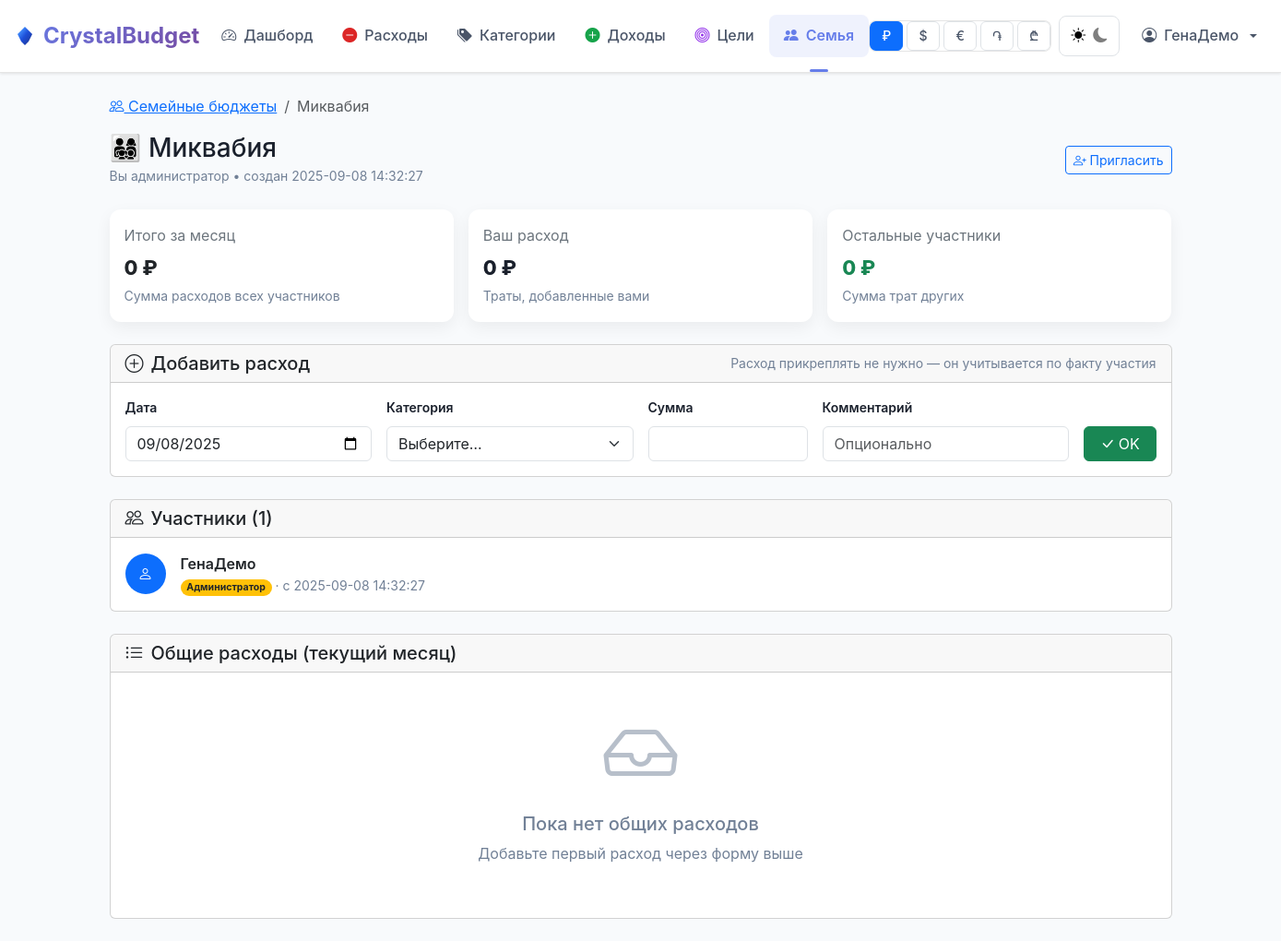
Before: /shared-budgets/1 (signed in) with the older database file.
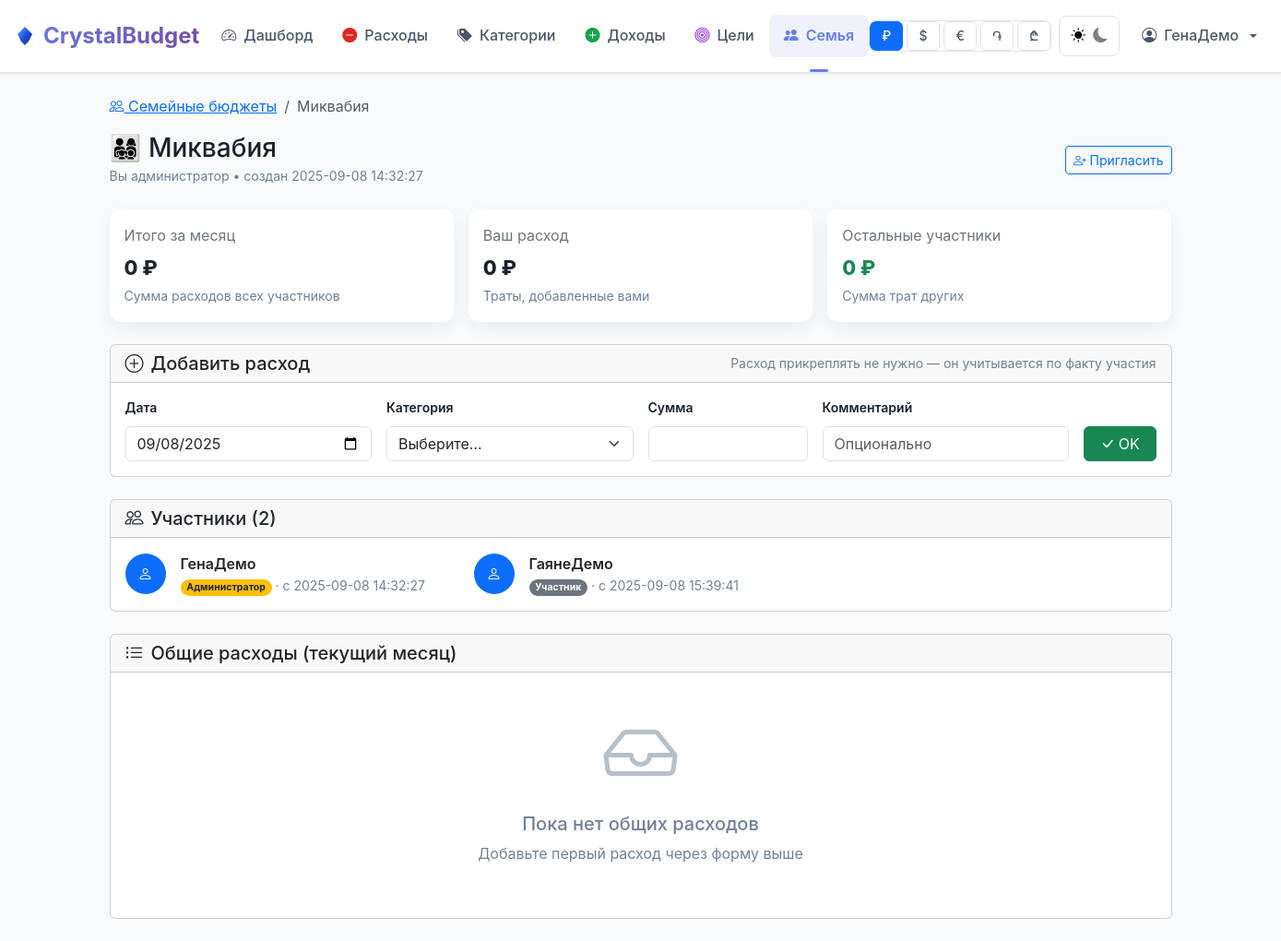
After: the same page with the newer database file.
### tables this page shows
CREATE TABLE users (
            id INTEGER PRIMARY KEY AUTOINCREMENT,
            email TEXT UNIQUE NOT NULL,
            name TEXT NOT NULL,
            password_hash TEXT NOT NULL,
            created_at TEXT DEFAULT CURRENT_TIMESTAMP
        , timezone TEXT DEFAULT 'UTC', locale TEXT DEFAULT 'ru', default_currency TEXT DEFAULT 'RUB', theme TEXT DEFAULT 'light', avatar_path TEXT);

CREATE TABLE shared_budgets (
              id INTEGER PRIMARY KEY AUTOINCREMENT,
              name TEXT NOT NULL,
              creator_id INTEGER NOT NULL REFERENCES users(id) ON DELETE CASCADE,
              invite_code TEXT UNIQUE NOT NULL,
              created_at TIMESTAMP DEFAULT CURRENT_TIMESTAMP
            );

CREATE TABLE shared_budget_members (
              id INTEGER PRIMARY KEY AUTOINCREMENT,
              shared_budget_id INTEGER NOT NULL REFERENCES shared_budgets(id) ON DELETE CASCADE,
              user_id INTEGER NOT NULL REFERENCES users(id) ON DELETE CASCADE,
              role TEXT DEFAULT 'member',
              joined_at TIMESTAMP DEFAULT CURRENT_TIMESTAMP,
              UNIQUE(shared_budget_id, user_id)
            );

### app.py (the view)
@app.route('/shared-budgets/<int:budget_id>')
@login_required
def shared_budget_detail(budget_id):
    conn = get_db()
    user_id = session['user_id']
    cursor = conn.execute("""
    SELECT sb.*, sbm.role
    FROM shared_budgets sb
    JOIN shared_budget_members sbm ON sb.id = sbm.shared_budget_id
    WHERE sb.id = ? AND sbm.user_id = ?
    """, (budget_id, user_id))
    budget = cursor.fetchone()
    if not budget:
        flash('Бюджет не найден или у вас нет доступа', 'error')
        return redirect(url_for('shared_budgets'))
    cursor = conn.execute("""
    SELECT u.name AS username, sbm.role, sbm.joined_at
    FROM shared_budget_members sbm
    JOIN users u ON sbm.user_id = u.id
    WHERE sbm.shared_budget_id = ?
    ORDER BY sbm.joined_at ASC
    """, (budget_id,))
    members = cursor.fetchall()
    cursor = conn.execute("""
    SELECT e.amount, e.currency, e.note AS description, e.date, c.name AS category_name, u.name AS username
    FROM expenses e
    JOIN categories c ON e.category_id = c.id
    JOIN users u ON e.user_id = u.id
    JOIN shared_budget_members sbm ON u.id = sbm.user_id
    WHERE sbm.shared_budget_id = ?
    AND strftime('%Y-%m', e.date) = strftime('%Y-%m', 'now')
    ORDER BY e.date DESC, e.id DESC
    LIMIT 50
    """, (budget_id,))
    recent_expenses = cursor.fetchall()
    categories = conn.execute(
        "SELECT id, name FROM categories WHERE user_id=? ORDER BY name", (user_id,)
    ).fetchall()
    today = datetime.now().strftime("%Y-%m-%d")
    conn.close()
    return render_template('shared_budget_detail.html',
                         budget=budget,
                         members=members,
                         recent_expenses=recent_expenses,
                         categories=categories,
                         today=today)

### templates/shared_budget_detail.html (shortened to what this page needs)
{% extends "base.html" %}
{% block content %}
<nav aria-label="breadcrumb" class="mb-3">
  <ol class="breadcrumb">
    <li class="breadcrumb-item"><a href="{{ url_for('shared_budgets') }}"><i class="bi bi-people"></i> Семейные бюджеты</a></li>
    <li class="breadcrumb-item active" aria-current="page">{{ budget.name }}</li>
  </ol>
</nav>
<div class="d-flex justify-content-between align-items-center mb-4">
  <div>
    <h1 class="h3 m-0">👨‍👩‍👧‍👦 {{ budget.name }}</h1>
    <small class="text-muted">
      {% if budget.role == 'admin' %}Вы администратор{% else %}Участник{% endif %} • создан {{ budget.created_at|default('') }}
    </small>
  </div>
  {% if budget.role == 'admin' %}
  <button class="btn btn-outline-primary btn-sm" data-bs-toggle="modal" data-bs-target="#inviteModal">
    <i class="bi bi-person-plus"></i> Пригласить
  </button>
  {% endif %}
</div>
{% set total_sum = recent_expenses|map(attribute='amount')|sum %}
{% set my_sum = (recent_expenses|selectattr('username','equalto', session.name)|map(attribute='amount')|sum) if session.name else 0 %}
{% set others_sum = total_sum - my_sum %}
<div class="row g-3 mb-4">
  <div class="col-md-4">
    <div class="card kpi-card">
      <div class="card-body">
        <div class="kpi-label mb-1">Итого за месяц</div>
        <div class="kpi-value">
          {{ total_sum|format_amount }} <span class="currency-display">{{ currency_symbol }}</span>
        </div>
        <small class="text-muted">Сумма расходов всех участников</small>
      </div>
    </div>
  </div>
  <div class="col-md-4">
    <div class="card kpi-card">
      <div class="card-body">
        <div class="kpi-label mb-1">Ваш расход</div>
        <div class="kpi-value text-primary">
          {{ my_sum|format_amount }} <span class="currency-display">{{ currency_symbol }}</span>
        </div>
        <small class="text-muted">Траты, добавленные вами</small>
      </div>
    </div>
  </div>
  <div class="col-md-4">
    <div class="card kpi-card">
      <div class="card-body">
        <div class="kpi-label mb-1">Остальные участники</div>
        <div class="kpi-value {{ 'text-danger' if others_sum>my_sum else 'text-success' }}">
          {{ others_sum|format_amount }} <span class="currency-display">{{ currency_symbol }}</span>
        </div>
        <small class="text-muted">Сумма трат других</small>
      </div>
    </div>
  </div>
</div>
<div class="card mb-4">
  <div class="card-header">
    <div class="d-flex align-items-center justify-content-between">
      <h5 class="m-0"><i class="bi bi-plus-circle me-2"></i>Добавить расход</h5>
      <small class="text-muted">Расход прикреплять не нужно — он учитывается по факту участия</small>
    </div>
  </div>
  <div class="card-body">
    {% if categories and categories|length %}
    <form method="POST" action="{{ url_for('expenses') }}">
      <div class="row g-3 align-items-end">
        <div class="col-md-3">
          <label class="form-label">Дата</label>
          <input type="date" name="date" class="form-control" value="{{ today }}" required>
        </div>
        <div class="col-md-3">
          <label class="form-label">Категория</label>
          <select name="category_id" class="form-select" required>
            <option value="">Выберите…</option>
          </select>
        </div>
        <div class="col-md-2">
          <label class="form-label">Сумма</label>
          <input type="number" name="amount" step="0.01" min="0.01" inputmode="decimal" class="form-control" required>
        </div>
        <div class="col-md-3">
          <label class="form-label">Комментарий</label>
          <input type="text" name="note" class="form-control" placeholder="Опционально">
        </div>
        <div class="col-md-1 d-grid">
          <button class="btn btn-success"><i class="bi bi-check-lg me-1"></i>OK</button>
        </div>
      </div>
    </form>
    {% else %}
      <div class="alert alert-info mb-0">
        У вас пока нет категорий. Создайте их на странице <a class="alert-link" href="{{ url_for('categories') }}">«Категории»</a>.
      </div>
    {% endif %}
  </div>
</div>
<div class="card mb-4">
  <div class="card-header"><h5 class="m-0"><i class="bi bi-people me-2"></i>Участники ({{ members|length }})</h5></div>
  <div class="card-body">
    <div class="row g-3">
      {% for m in members %}
      <div class="col-md-6 col-lg-4">
        <div class="d-flex align-items-center gap-3">
          <div class="avatar"><i class="bi bi-person"></i></div>
          <div>
            <div class="fw-semibold">{{ m.username }}</div>
            <div class="small text-muted">
              <span class="badge badge-role {% if m.role=='admin' %}bg-warning text-dark{% else %}bg-secondary{% endif %}">
                {{ 'Администратор' if m.role=='admin' else 'Участник' }}
              </span>
              · с {{ m.joined_at|format_date_with_day }}
            </div>
          </div>
        </div>
      </div>
      {% endfor %}
    </div>
  </div>
</div>
<div class="card">
  <div class="card-header"><h5 class="m-0"><i class="bi bi-list-ul me-2"></i>Общие расходы (текущий месяц)</h5></div>
  <div class="card-body">
    {% if recent_expenses and recent_expenses|length %}
    <div class="table-responsive">
      <table class="table table-hover align-middle">
        <thead><tr>
          <th>Участник</th><th>Дата</th><th>Категория</th><th>Описание</th>
          <th class="text-end">Сумма</th>
        </tr></thead>
        <tbody>
          {% for e in recent_expenses %}
          <tr>
            <td>
              <div class="d-flex align-items-center gap-2">
                <div class="avatar avatar-sm"><i class="bi bi-person"></i></div>
                {{ e.username }}
              </div>
            </td>
            <td>{{ e.date|format_date_with_day }}</td>
            <td><span class="badge bg-secondary">{{ e.category_name }}</span></td>
            <td>{{ e.description or '-' }}</td>
            <td class="text-end fw-semibold">
              {% if e.currency %}
                <span data-amount="{{ e.amount }}" data-currency="{{ e.currency }}">{{ e.amount|format_amount }}</span>
                <span class="currency-display">{{ currency_symbol }}</span>
              {% else %}
                {{ e.amount|format_amount }} <span class="currency-display">{{ currency_symbol }}</span>
              {% endif %}
            </td>
          </tr>
          {% endfor %}
        </tbody>
        <tfoot>
          <tr>
            <th colspan="4" class="text-end">Итого</th>
            <th class="text-end">
              {{ total_sum|format_amount }} <span class="currency-display">{{ currency_symbol }}</span>
            </th>
          </tr>
        </tfoot>
      </table>
    </div>
    {% else %}
      <div class="text-center py-4">
        <i class="bi bi-inbox display-1 text-muted opacity-50"></i>
        <h5 class="text-muted mt-3">Пока нет общих расходов</h5>
        <p class="text-muted">Добавьте первый расход через форму выше</p>
      </div>
    {% endif %}
  </div>
</div>
{% endblock %}

### templates/base.html (shortened to what this page needs)
<!DOCTYPE html>
<html lang="ru">
<head>
  <link href="https://cdn.jsdelivr.net/npm/bootstrap@5.3.3/dist/css/bootstrap.min.css" rel="stylesheet" />
  <link href="https://cdn.jsdelivr.net/npm/bootstrap-icons@1.11.3/font/bootstrap-icons.css" rel="stylesheet" />
  <link rel="stylesheet" href="{{ url_for('static', filename='css/clean-theme.css') }}" />
  <link rel="stylesheet" href="{{ url_for('static', filename='css/improved-visual-hierarchy.css') }}" />
</head>
<body data-auth="{{ '1' if session.user_id else '0' }}">
  {% if session.user_id %}
  <nav class="navbar navbar-expand-lg navbar-light navbar-modern" aria-label="Главная навигация">
    <div class="container-fluid">
      <a class="navbar-brand-modern" href="{{ url_for('dashboard') }}" aria-label="CrystalBudget — на дашборд">
        CrystalBudget
      </a>
      <div class="d-none d-lg-flex collapse navbar-collapse" id="navbarNav">
        <ul class="navbar-nav me-auto">
          <li class="nav-item"><a class="nav-link-modern {% if request.endpoint == 'dashboard' %}active{% endif %}" href="{{ url_for('dashboard') }}"><i class="bi bi-speedometer2"></i> Дашборд</a></li>
          <li class="nav-item"><a class="nav-link-modern {% if request.endpoint == 'expenses' %}active{% endif %}" href="{{ url_for('expenses') }}"><i class="bi bi-dash-circle-fill cb-text-expense"></i> Расходы</a></li>
          <li class="nav-item"><a class="nav-link-modern {% if request.endpoint == 'categories' %}active{% endif %}" href="{{ url_for('categories') }}"><i class="bi bi-tags-fill"></i> Категории</a></li>
          <li class="nav-item"><a class="nav-link-modern " href="{{ url_for('income_page') }}"><i class="bi bi-plus-circle-fill cb-text-income"></i> Доходы</a></li>
          <li class="nav-item"><a class="nav-link-modern {% if request.endpoint == 'goals' %}active{% endif %}" href="{{ url_for('goals') }}"><i class="bi bi-bullseye cb-text-goal"></i> Цели</a></li>
          <li class="nav-item"><a class="nav-link-modern {% if request.endpoint in ['shared_budgets','shared_budget_detail'] %}active{% endif %}" href="{{ url_for('shared_budgets') }}"><i class="bi bi-people-fill"></i> Семья</a></li>
        </ul>
        <ul class="navbar-nav align-items-center">
          <li class="nav-item me-2" aria-label="Выбор валюты">
            <div class="currency-selector" role="group" aria-label="Валюта">
              <button class="currency-option" id="curr-rub"  onclick="setCurrency('RUB')" type="button" aria-pressed="true">₽</button>
              <button class="currency-option" id="curr-usd"  onclick="setCurrency('USD')" type="button" aria-pressed="false">$</button>
              <button class="currency-option" id="curr-eur"  onclick="setCurrency('EUR')" type="button" aria-pressed="false">€</button>
              <button class="currency-option" id="curr-amd"  onclick="setCurrency('AMD')" type="button" aria-pressed="false">֏</button>
              <button class="currency-option" id="curr-gel"  onclick="setCurrency('GEL')" type="button" aria-pressed="false">₾</button>
            </div>
          </li>
          <li class="nav-item me-2">
            <button class="theme-toggle-btn" type="button" onclick="toggleTheme()" aria-label="Переключить тему">
              <i class="bi bi-sun-fill" id="light-icon"></i>
              <i class="bi bi-moon-fill" id="dark-icon"></i>
            </button>
          </li>
          <li class="nav-item dropdown">
            <a class="nav-link-modern dropdown-toggle" href="#" role="button" data-bs-toggle="dropdown" aria-expanded="false">
              <i class="bi bi-person-circle"></i> {{ session.name or session.email }}
            </a>
          </li>
        </ul>
      </div>
    </div>
  </nav>
  {% endif %}
  <main id="main" class="container-modern py-4" tabindex="-1">
    {% block content %}{% endblock %}
    <div class="toast-container position-fixed top-0 end-0 p-3" id="toastContainer" aria-live="polite" aria-atomic="true"></div>
  </main>
</body>
</html>

Changed rows visible on the page:
added shared_budget_members: username "ГаянеДемо", role "Участник", joined_at "2025-09-08 15:39:41"
Other visible differences:
{{ members|length }}: "1" → "2"
